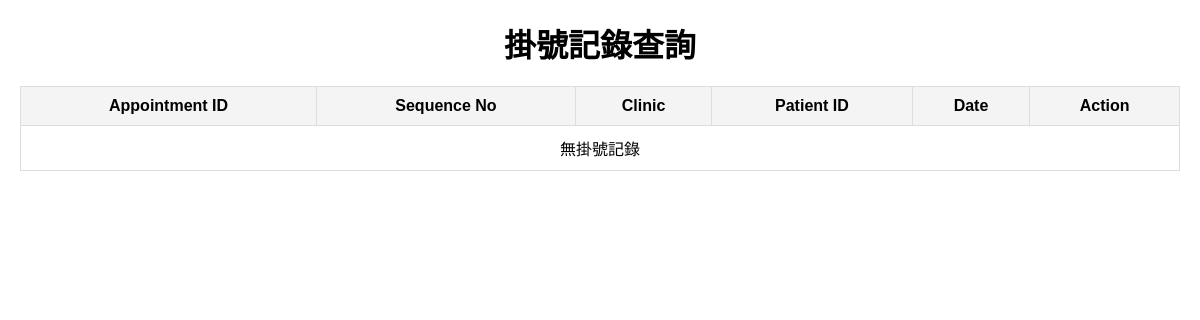
Page /php/patient/appointment_manage.php (signed in) on the earlier database version.
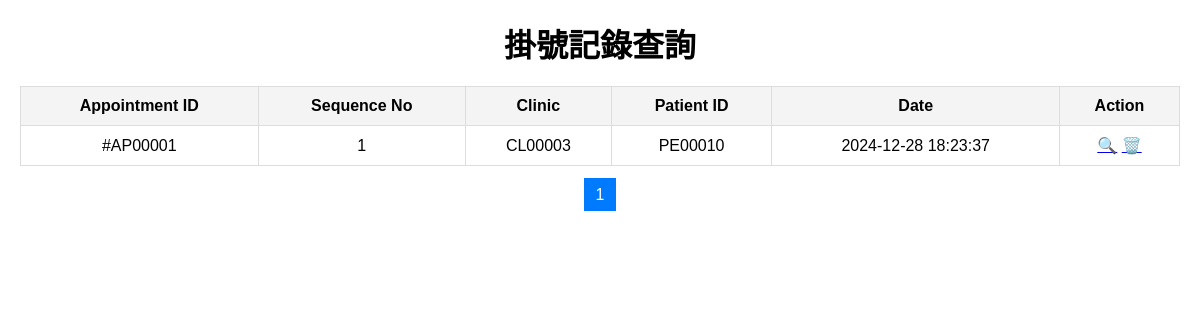
Same page on the later database version.
### tables this page shows
CREATE TABLE `appointment` (
  `appointment_id` char(7) NOT NULL,
  `sequence_number` int(10) UNSIGNED NOT NULL,
  `clinic_id` char(7) NOT NULL,
  `patient_id` char(7) NOT NULL,
  `register_time` datetime NOT NULL DEFAULT current_timestamp()
);

### php/patient/appointment_manage.php (the view, shortened to what this page needs)
<?php
require_once '../common/db_conn.php';
$records_per_page = 10;
$page = isset($_GET['page']) ? (int)$_GET['page'] : 1;
$start_from = ($page - 1) * $records_per_page;
$appointments = [];
try {
    $stmt = $db->prepare("
        SELECT *
        FROM appointment
        WHERE patient_id = ?
        ORDER BY register_time DESC
        LIMIT ?, ?
    ");
    $stmt->bindValue(1, $_SESSION['user_id'], PDO::PARAM_INT);
    $stmt->bindValue(2, $start_from, PDO::PARAM_INT);
    $stmt->bindValue(3, $records_per_page, PDO::PARAM_INT);
    $stmt->execute();
    $appointments = $stmt->fetchAll(PDO::FETCH_ASSOC);
} catch (PDOException $e) {
    die("無法獲取掛號記錄：" . $e->getMessage());
}
$total_pages = 0;
try {
    $stmt = $db->prepare("SELECT COUNT(*) AS total FROM appointment WHERE patient_id = ?");
    $stmt->execute([$_SESSION['user_id']]);
    $total_records = $stmt->fetchColumn();
    $total_pages = ceil($total_records / $records_per_page);
} catch (PDOException $e) {
    die("無法計算總記錄數：" . $e->getMessage());
}
?>
<!DOCTYPE html>
<html lang="en">
<head>
</head>
<body>
    <h1>掛號記錄查詢</h1>
    <table>
        <thead>
            <tr>
                <th>Appointment ID</th>
                <th>Sequence No</th>
                <th>Clinic</th>
                <th>Patient ID</th>
                <th>Date</th>
                <th>Action</th>
            </tr>
        </thead>
        <tbody>
            <?php
            if ($appointments) {
                foreach ($appointments as $appointment) {
                    echo "<tr>
                            <td>#{$appointment['appointment_id']}</td>
                            <td>{$appointment['sequence_number']}</td>
                            <td>{$appointment['clinic_id']}</td>
                            <td>{$appointment['patient_id']}</td>
                            <td>{$appointment['register_time']}</td>
                            <td>
                                <a href='detail.php?appointment_id={$appointment['appointment_id']}'>🔍</a>
                                <a href='?delete_id={$appointment['appointment_id']}' onclick='return confirm(\"確定要刪除這筆記錄嗎？\");'>🗑️</a>
                            </td>
                          </tr>";
                }
            } else {
                echo "<tr><td colspan='6'>無掛號記錄</td></tr>";
            }
            ?>
        </tbody>
    </table>
    <div class="pagination">
        <?php
        for ($i = 1; $i <= $total_pages; $i++) {
            if ($i == $page) {
                echo "<span class='current'>$i</span>";
            } else {
                echo "<a href='?page=$i'>$i</a>";
            }
        }
        ?>
    </div>
</body>
</html>

### php/common/db_conn.php (shortened to what this page needs)
<html>
<head>
</head>
<body>
</body>
</html>

### php/patient/appointment_manage.php (style rules this page uses)
body { font-family: Arial, sans-serif; margin: 20px; }
h1 { text-align: center; margin-bottom: 20px; }
table { width: 100%; border-collapse: collapse; }
table th, table td { border: 1px solid #ddd; padding: 10px; text-align: center; }
table th { background-color: #f4f4f4; cursor: pointer; }
.pagination { text-align: center; margin-top: 20px; }
.pagination a, .pagination span { margin: 0 5px; padding: 8px 12px; text-decoration: none; border: 1px solid #ddd; color: #007bff; }
.pagination span.current { background-color: #007bff; color: white; border: none; }

Differences in the rows shown:
added appointment: appointment_id "AP00001", sequence_number "1", clinic "CL00003", patient "PE00010", register_time "2024-12-28 18:23:37"
Other differences:
new list line: "1"
text no longer shown: "無掛號記錄"
